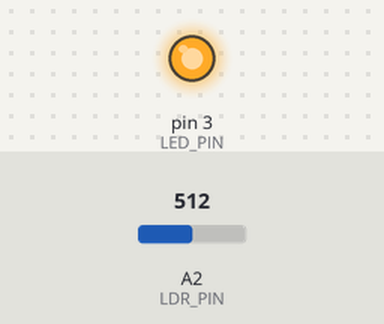
The sketch below on a simulated Arduino Uno, built with avr-gcc and run on an emulated ATmega328P. On the bench: output pins drawn as LEDs (lit = HIGH). The test bench sets the inputs (shaded band); at power-on: A2 (LDR_PIN) = 512.

Above: at 1.2 s.
1.3 s: A2 (LDR_PIN) set to 112
2.8 s: A2 (LDR_PIN) set to 94
At 3.8 s:
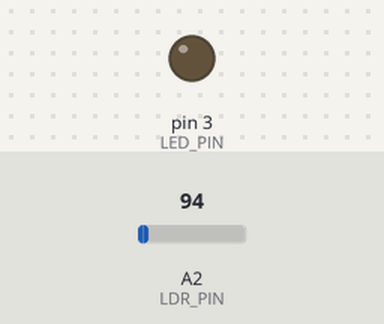
4.3 s: A2 (LDR_PIN) set to 110
At 4.9 s:
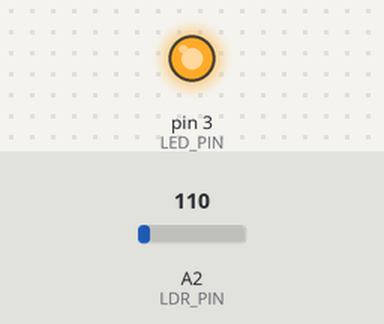
5.8 s: A2 (LDR_PIN) set to 90
At 6.1 s:
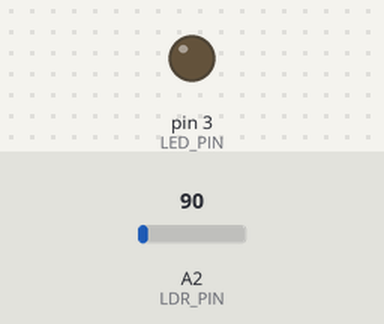
Timing chart, 0 to 8.3 s (numbered marks = the images above; inputs shaded):
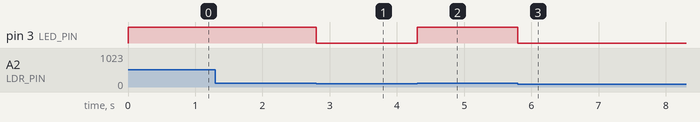

The sketch:

receiver_test.ino
```cpp
#define LED_PIN 3
#define LDR_PIN A2
#define THRESHOLD 100
//#define PERIOD 15

//bool previous_state;
//bool current_state;

void setup()
{
//    Serial.begin(9600);
    pinMode(LED_PIN, OUTPUT);
}

void loop()
{

  digitalWrite(LED_PIN, get_ldr());

//  current_state = get_ldr();
//  if(!current_state && previous_state)
//  {
//    print_byte(get_byte());
//  }
//  previous_state = current_state;


}

bool get_ldr()
{
  int voltage = analogRead(LDR_PIN);
  return voltage > THRESHOLD ? true : false;
}

//char get_byte()
//{
//  char ret = 0;
//  delay(PERIOD*1.5);
//  for(int i = 0; i < 8; i++)
//  {
//   ret = ret | get_ldr() << i;
//   delay(PERIOD);
//  }
//  return ret;
//}
//void print_byte(char my_byte)
//{
//  char buff[2];
//  sprintf(buff, "%c", my_byte);
//  Serial.print(buff);
//}
```

Measured:
- the behaviour switches between 101 and 100 on A2 (LDR_PIN) (found by bisection; images 0 and 1)
- after the input at 1.3 s, every drawn part: stays the same
- after the input at 2.8 s, pin 3 (LED_PIN): HIGH → LOW at once
- after the input at 4.3 s, pin 3 (LED_PIN): LOW → HIGH at once
- after the input at 5.8 s, pin 3 (LED_PIN): HIGH → LOW at once
